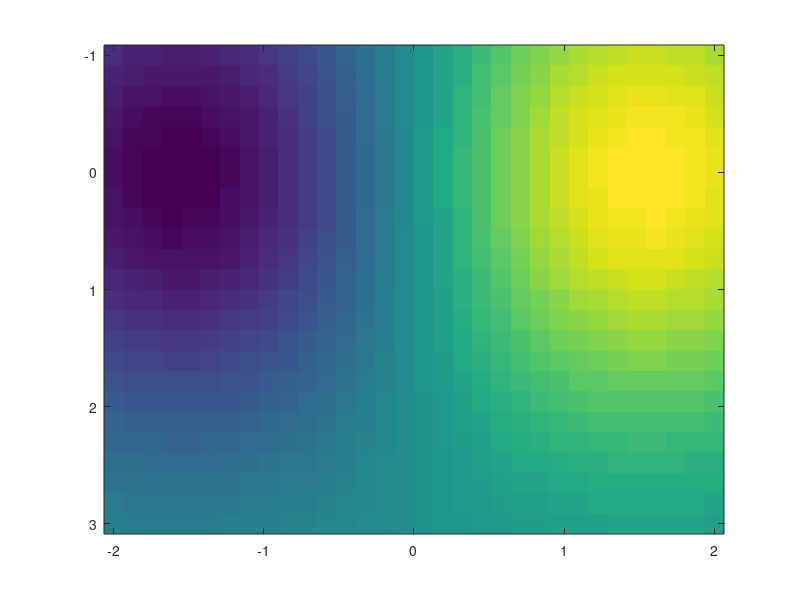
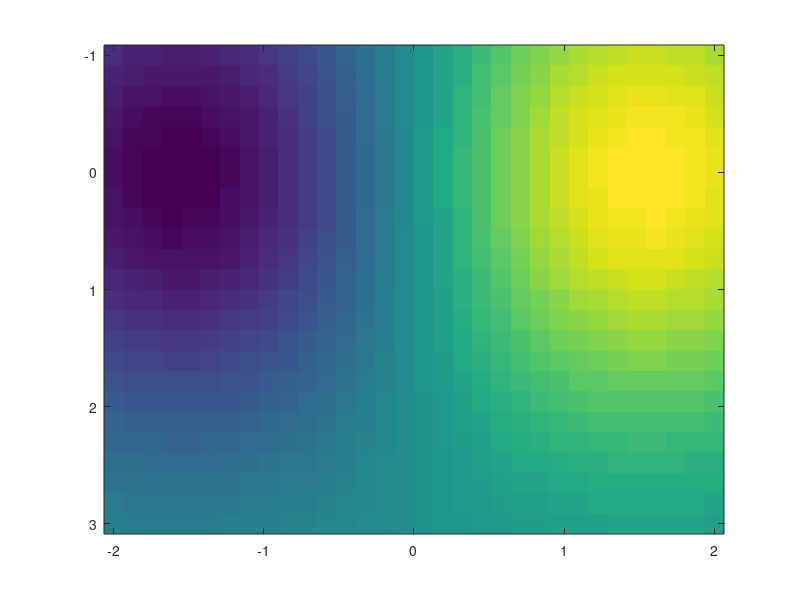
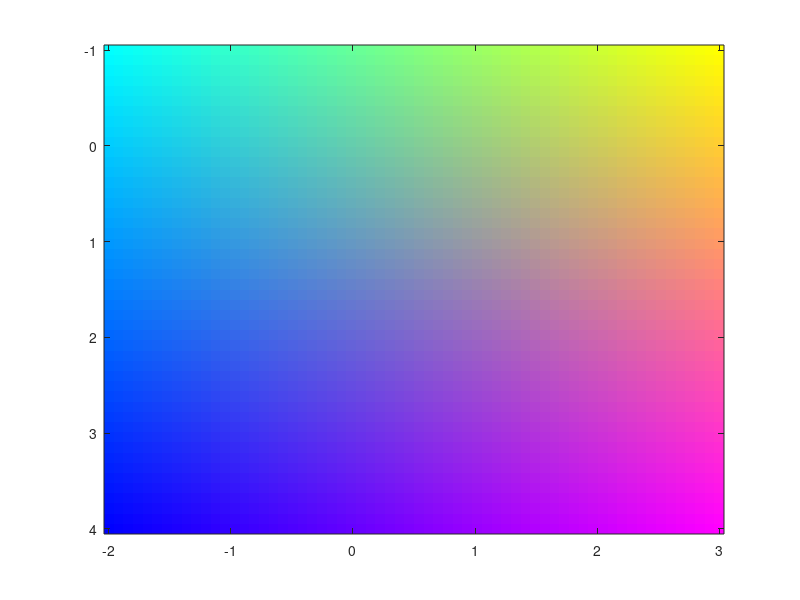
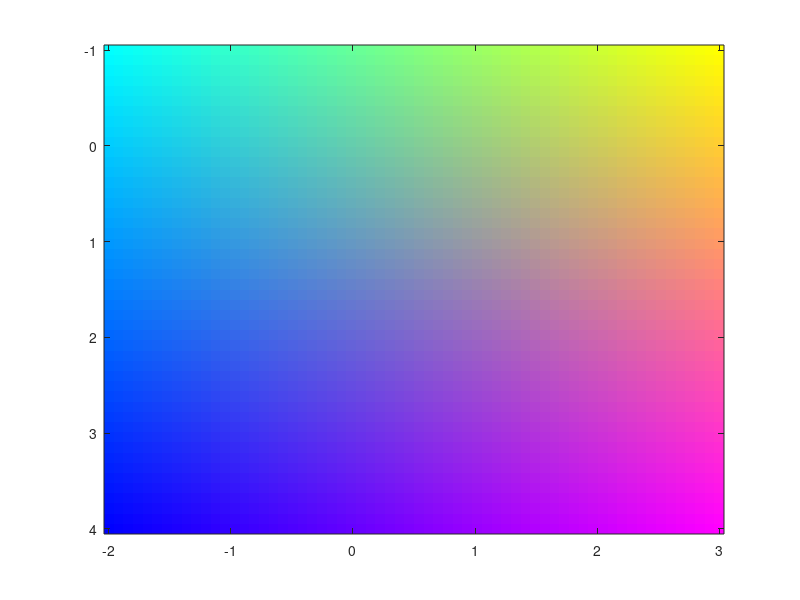

These figures' MATLAB source, in order: (Note: this script raises an error after producing the figures.)
function summary=runM62RichImageTexTests(outputDirectory)
%RUNM62RICHIMAGETEXTESTS Compile representative rich-image/publication outputs.
    root=fileparts(fileparts(mfilename('fullpath')));addpath(fullfile(root,'src'));
    if nargin<1,outputDirectory=fullfile(root,'.audit','m62-rich-image-tex');end
    if exist(outputDirectory,'dir')==7,rmdir(outputDirectory,'s');end,mkdir(outputDirectory);
    cases={...
      'T01_scalar_vector',@()scalarCase('vector',false,false);...
      'T02_scalar_hybrid',@()scalarCase('hybrid',false,false);...
      'T03_rgb',@()rgbCase(false,false);...
      'T04_rgb_alpha',@()rgbCase(true,false);...
      'T05_scalar_alpha',@()scalarCase('auto',true,false);...
      'T06_image_colorbar',@()scalarCase('vector',false,true);...
      'T07_rgb_line',@()rgbCase(true,true);...
      'T08_image_scatter',@scatterCase;...
      'T09_publication_85',@()profileCase('single-column');...
      'T10_publication_170',@()profileCase('double-column');...
      'T11_figure_set',@figureSetCase};
    rows=cell(size(cases,1),4);failures=0;
    for k=1:size(cases,1)
      try,detail=cases{k,2}();status='PASS';catch err,status='FAIL';failures=failures+1;detail=[id(err) ': ' one(err.message)];end
      rows(k,:)={cases{k,1},status,detail,'tex'};
    end
    path=fullfile(outputDirectory,'tex-results.tsv');writeRows(path,rows);
    summary=struct('tests',size(rows,1),'failures',failures,'resultPath',path);
    if failures,fprintf(2,'%s',fileread(path));error('M2T:M62RichImageTexTestsFailed','%d M6.2 TeX tests failed.',failures);end

    function d=scalarCase(backend,alpha,colorbarOn),f=figure('Visible','off');c=onCleanup(@()closeFig(f));ax=axes('Parent',f);[xx,yy]=meshgrid(linspace(-2,2,32),linspace(3,-1,24));h=imagesc(ax,linspace(-2,2,32),linspace(3,-1,24),sin(xx).*exp(-yy.^2/5));if alpha,set(h,'AlphaData',repmat(linspace(0,1,32),24,1));end;if colorbarOn,colorbar(ax);end;r=exportOne(f,[backend '-' num2str(alpha) '-' num2str(colorbarOn)],backend);d=['compiled ' r.render.effectiveImageBackend];clear c;end
    function d=rgbCase(alpha,lineOn),f=figure('Visible','off');c=onCleanup(@()closeFig(f));ax=axes('Parent',f);v=rgbRamp(48,64);h=image(ax,[-2 3],[4 -1],v);if alpha,set(h,'AlphaData',repmat(linspace(0,1,64),48,1));end;if lineOn,hold(ax,'on');plot(ax,[-2 3],[1 2],'k-','LineWidth',1.5);end;r=exportOne(f,['rgb-' num2str(alpha) '-' num2str(lineOn)],'auto');assert(strcmp(r.render.effectiveImageBackend,'hybrid'));d='RGB hybrid with vector overlay compiled';clear c;end
    function d=scatterCase(),f=figure('Visible','off');c=onCleanup(@()closeFig(f));ax=axes('Parent',f);imagesc(ax,[0 1],[0 1],reshape(linspace(0,1,400),20,20));hold(ax,'on');scatter(ax,[.2 .5 .8],[.8 .5 .2],[30 60 90],[.1 .5 .9],'filled');colorbar(ax);r=exportOne(f,'image-scatter','auto');d=['shared scalar mapping compiled ' r.render.effectiveImageBackend];clear c;end
    function d=profileCase(width),f=figure('Visible','off');c=onCleanup(@()closeFig(f));image(axes('Parent',f),rgbRamp(40,60));r=m2t.export(f,fullfile(outputDirectory,['profile-' width]),'ImageBackend','auto','Profile','publication','Width',width,'Overwrite',true);assertSuccess(r);d=[width ' compiled'];clear c;end
    function d=figureSetCase(),f1=figure('Visible','off');f2=figure('Visible','off');f3=figure('Visible','off');c=onCleanup(@()closeMany([f1 f2 f3]));h=image(axes('Parent',f1),rgbRamp(24,32));set(h,'AlphaData',.65);plot(axes('Parent',f2),1:4,[1 3 2 4]);bar(axes('Parent',f3),[1 2 3],[2 1 3]);entries=struct('figure',{f1,f2,f3},'name',{'rich-image','line','bar'});r=m2t.exportSet(entries,fullfile(outputDirectory,'set'),'ImageBackend','auto','Profile','publication','Overwrite',true);assert(r.success);text=fileread(r.manifestPath);assert(~isempty(strfind(text,'alpha_requires_hybrid')));d='deterministic mixed manifest and compilation passed';clear c;end
    function r=exportOne(f,name,backend),r=m2t.export(f,fullfile(outputDirectory,name),'ImageBackend',backend,'Overwrite',true);assertSuccess(r);end
end

function v=rgbRamp(rows,columns),[x,y]=meshgrid(linspace(0,1,columns),linspace(0,1,rows));v=zeros(rows,columns,3);v(:,:,1)=x;v(:,:,2)=y;v(:,:,3)=1-x.*y;end
function assertSuccess(r),assert(r.success&&strcmp(r.status,'success')&&exist(r.pdfPath,'file')==2);end
function closeFig(f),if ishandle(f),close(f);end,end
function closeMany(f),for k=1:numel(f),closeFig(f(k));end,end
function v=id(err),v=err.identifier;if isempty(v),v='<none>';end,end
function v=one(v),v=regexprep(v,'[\r\n\t]+',' ');end
function writeRows(path,rows),fid=fopen(path,'wb');assert(fid>=0);c=onCleanup(@()fclose(fid));fprintf(fid,'case\tstatus\tdetail\tlayer\n');for k=1:size(rows,1),fprintf(fid,'%s\t%s\t%s\t%s\n',rows{k,:});end,clear c;end
